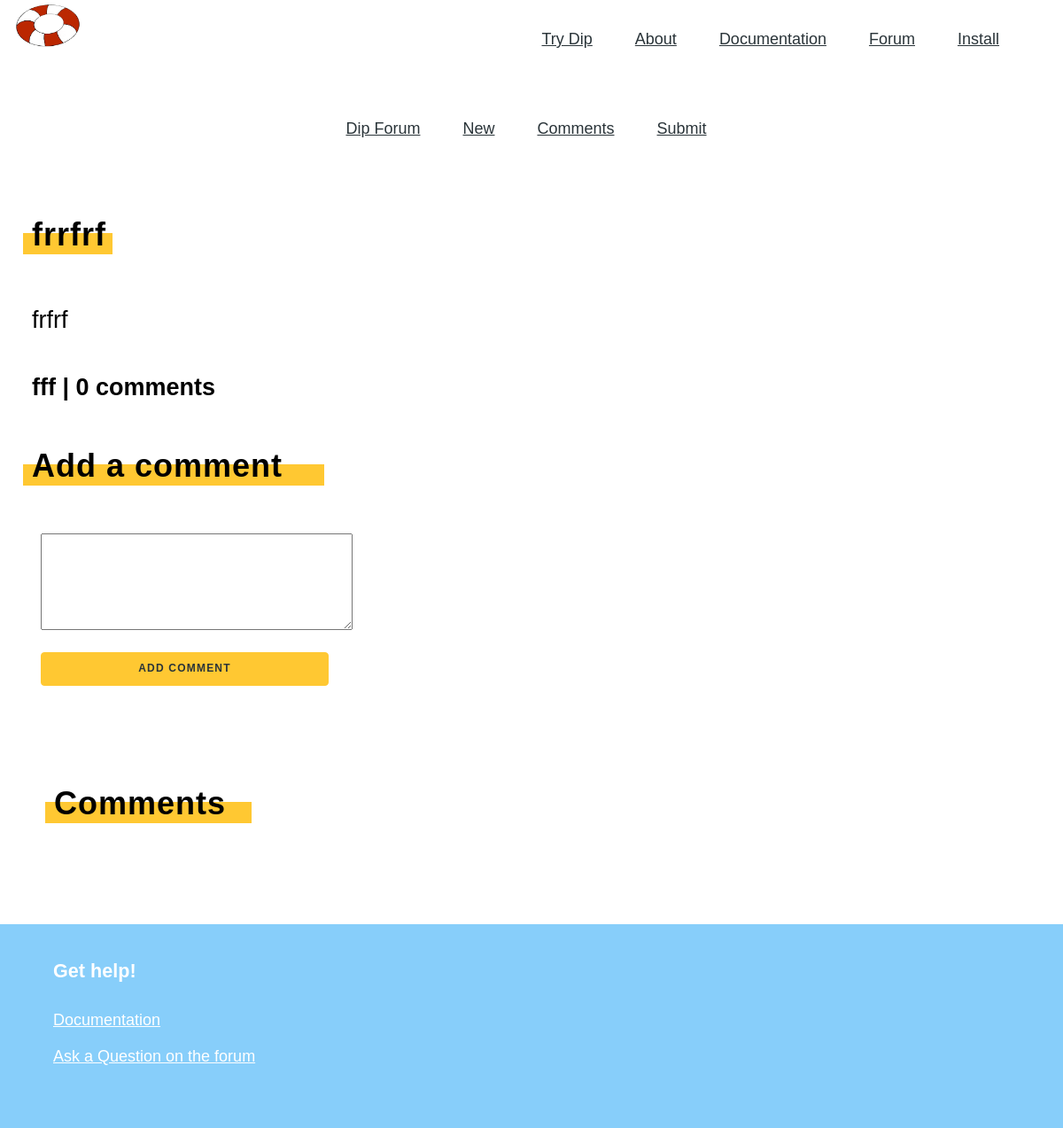
/posts/6, run on the app's committed database.
### tables this page shows
CREATE TABLE 'posts' ('id' integer PRIMARY KEY NOT NULL, 'title' text NOT NULL,'description' varchar(1000000000) NOT NULL, 'author' text NOT NULL, 'timestamp' timestamp NOT NULL DEFAULT CURRENT_TIMESTAMP,'comments' text, 'upvotes' integer NOT NULL DEFAULT 1);

### application.py (the view, shortened to what this page needs)
@app.route("/posts/<iden>", methods=['GET', 'POST'])
def individual(iden):
    comments_list = []
    iden = db.execute("SELECT id FROM posts WHERE id = :identification",
                          identification=iden)
    title = db.execute("SELECT title FROM posts WHERE id = :identification",
                          identification=iden[0]["id"])
    description = db.execute("SELECT description FROM posts WHERE id = :identification",
                          identification=iden[0]["id"])
    author = db.execute("SELECT author FROM posts WHERE id = :identification",
                          identification=iden[0]["id"])
    timestamp = db.execute("SELECT timestamp FROM posts WHERE id = :identification",
                          identification=iden[0]["id"])
    comments_ = db.execute("SELECT * FROM comments WHERE post_id = :identification",
                          identification=iden[0]["id"])
    for index, row in enumerate(comments_):
        comments_list.append(list((row["content"], row["author"], row['timestamp'])))
    if len(comments_) == 0:
        return render_template("post.html", iden=iden[0]["id"], title=title[0]["title"], description=description[0]["description"], author=author[0]["author"], timestamp=timestamp[0]["timestamp"], commentsnum=0)
    print(comments_[0]["content"])
    return render_template("post.html", iden=iden[0]["id"], title=title[0]["title"], description=description[0]["description"], author=author[0]["author"], timestamp=timestamp[0]["timestamp"], comments=comments_list, commentsnum=len(comments_))

### templates/post.html (shortened to what this page needs)
<head>
<link rel="stylesheet" href="/static/solarized-dark.css"/>
    <link rel="stylesheet" href="/static/vendor_10880690442070639967.css"/>
    <link rel="stylesheet" href="/static/fonts_8049871103083011125.css"/>
    <link rel="stylesheet" href="/static/app_12353512879680388157.css"/>
</head>
<nav class="flex flex-row justify-center justify-end-l items-center flex-wrap ph2 pl3-ns pr4-ns pb3">
  <div class="brand flex-auto w-100 w-auto-l self-start tc tl-l">
    <a href="/" class="brand">
      <img class="v-mid ml0-l" alt="Dip Logo" src="/static/dip logo.png">
    </a>
  </div>
  <ul class="nav list w-100 w-auto-l flex flex-none flex-row flex-wrap justify-center justify-end-l items-center pv2 ph0 ph4-ns">
    <li class="tc pv2 ph2 ph4-ns flex-20-s"><a href="/try">Try Dip</a></li>
    <li class="tc pv2 ph2 ph4-ns flex-20-s"><a href="/about">About</a></li>
    <li class="tc pv2 ph2 ph4-ns flex-20-s"><a href="/docs">Documentation</a></li>
    <li class="tc pv2 ph2 ph4-ns flex-20-s"><a href="/forum">Forum</a></li>
    <li class="tc pv2 ph2 ph4-ns flex-20-s"><a href="/install">Install</a></li>
  </ul>
</nav>
<nav class="flex flex-row justify-center justify-end-l items-center flex-wrap ph2 pl3-ns pr4-ns pb3 center">
  <ul class="nav list w-100 w-auto-l flex flex-none flex-row flex-wrap justify-center justify-end-l items-center pv2 ph0 ph4-ns">
    <li class="tc pv2 ph2 ph4-ns flex-20-s"><a href="/forum">Dip Forum</a></li>
    <li class="tc pv2 ph2 ph4-ns flex-20-s"><a href="/new">New</a></li>
    <li class="tc pv2 ph2 ph4-ns flex-20-s"><a href="/comments">Comments</a></li>
    <li class="tc pv2 ph2 ph4-ns flex-20-s"><a href="/submit">Submit</a></li>
  </ul>
</nav>
<section class="white thanks">
  <div class="w-100 mw-none ph3 mw8-m mw9-l center">
    <header>
      <center><h2 class = "center">{{ title }}</h2></center>
      <div class="highlight"class = "center" style = "font-size: 40px;"></div>
    </header>
    <div class="description center">
      <p class="lh-copy f2">
       {{ description }}
      </p>
    </div>
    <div class="description">
      <h4 class="lh-copy f2">
        {{ author }} | {{ commentsnum }} comments
      </h4>
    </div>
    <header>
      <h2 class = "center">Add a comment</h2>
      <div class="highlight"class = "center" style = "font-size: 40px;"></div>
    </header>
    <div style = "font-size: 15px; padding-bottom: 10px; padding-left: 10px;">
      <form action="/posts/{{ iden }}" method="POST">
      <textarea name="description" id="DESCRIPTION" cols="35" rows="5" style = "font-size: 15px; padding: 10px;" required></textarea>
    </div>
    <div style = "font-size: 15px; padding-left:10px; padding-bottom: 10px;" size = "50"><input type="submit" style = "width:325px" class = "button button-secondary" name="addcomment" id="addcomment" value="add comment" size="10"></div>
  </div>
</section>
<section class="white thanks">
<div class="w-100 mw-none ph3 mw8-m mw9-l center">
<header style = "padding-left:25px">
      <h2 class = "center">Comments</h2>
      <div class="highlight"class = "center" style = "font-size: 40px;"></div>
</div>
</section>
<footer class = "green">
  <div class="w-100 mw-none ph3 mw8-m mw9-l center f3">
    <div class="flex flex-column flex-row-ns pv0-l">
      <div class="flex flex-column mw8 w-100 measure-wide-l pv2 pv5-m pv2-ns ph4-m ph4-l" id="get-help">
        <h4>Get help!</h4>
        <ul>
          <li><a href="/docs">Documentation</a></li>
          <li><a href="/forum">Ask a Question on the forum</a></li>
        </ul>
      </div>
    </div>
  </div>
</footer>

### static/app_12353512879680388157.css (style rules this page uses)
.button, button { display: inline-block; width: 100%; min-height: 38px; padding: 8px 30px; text-align: center; font-weight: 600; letter-spacing: 0.1rem; text-transform: uppercase; text-decoration: none; border-radius: 4px; border: 1px solid; cursor: pointer; box-sizing: border-box; }
p { margin-top: 0; margin-bottom: 2.5rem; }
.button.button-secondary { font-size: 0.8em; }
header h1, section h2 { z-index: 999999; position: relative; letter-spacing: 1px; font-weight: 300; }
header h2 { font-size: 4.2rem; line-height: 1.25; font-weight: 300; }
section p, code { line-height: 1.6; }
section { padding: 30px 0 60px 0; }
section header { padding: 30px 0 60px 0; display: inline-block; }
section header h2 { margin: 0; padding: 0; letter-spacing: 1px; font-size: 4.2rem; line-height: 1.25; }
section h2 { font-family: "Fira Sans", Helvetica, Arial, sans-serif; font-weight: 800; }
section p { margin-top: 0; margin-bottom: 30px; }
ul { list-style: circle; padding-left: 1.5em; }
.nav a { color: #2a3439; }
div.brand { color: black; font-family: "Alfa Slab One", serif; font-size: 3rem; text-decoration: none; margin-top: 3px; }
div.brand img { width: 80px; margin-top: -3px; }
a.brand { color: black; text-decoration: none; }
.green { background-color: #87cefa; color: white; }
.green a { color: white; text-decoration: underline; }
.white { color: black; }
.white .highlight { background-color: #ffc832; }
.white .button.button-secondary { background-color: #ffc832; border-color: #ffc832; color: #2a3439; text-decoration: none; }
.highlight { height: 24px; position: relative; top: -24px; left: -10px; width: 120%; max-width: 90vw; line-height: 1.6; }
footer { padding: 30px 0; background-color: #2a3439; color: white; }
footer ul { list-style-type: none; padding-left: 0; margin-top: 0; }
footer li { margin-bottom: 1rem; }
footer a { color: #ffc832; text-decoration: none; }
footer h4 { font-size: 1.2em; font-weight: 600; margin-top: 0; margin-bottom: 2rem; }
section header { padding-top: 10px; padding-bottom: 30px; }
section header h2 { font-size: 3rem; }

### data on the page
posts: title "frrfrf", description "frfrf", author "fff"

### other printed values
{{ commentsnum }} "0"
